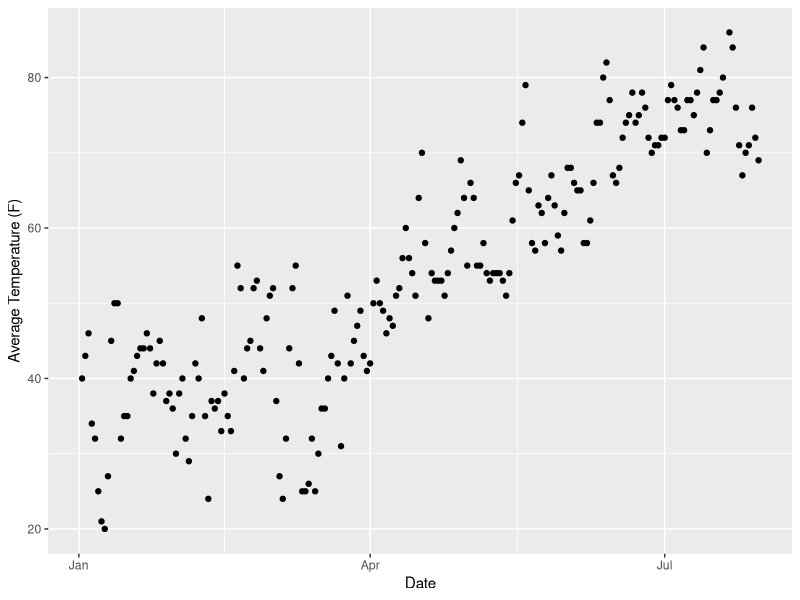
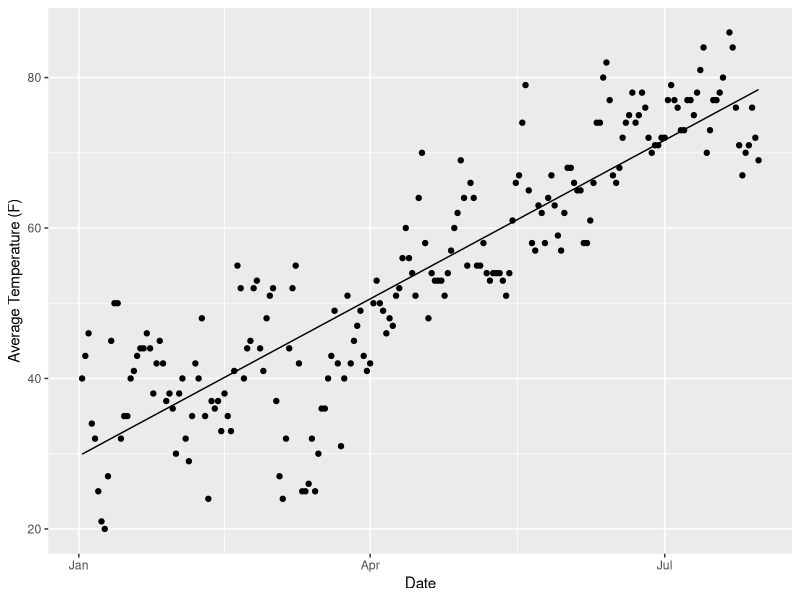
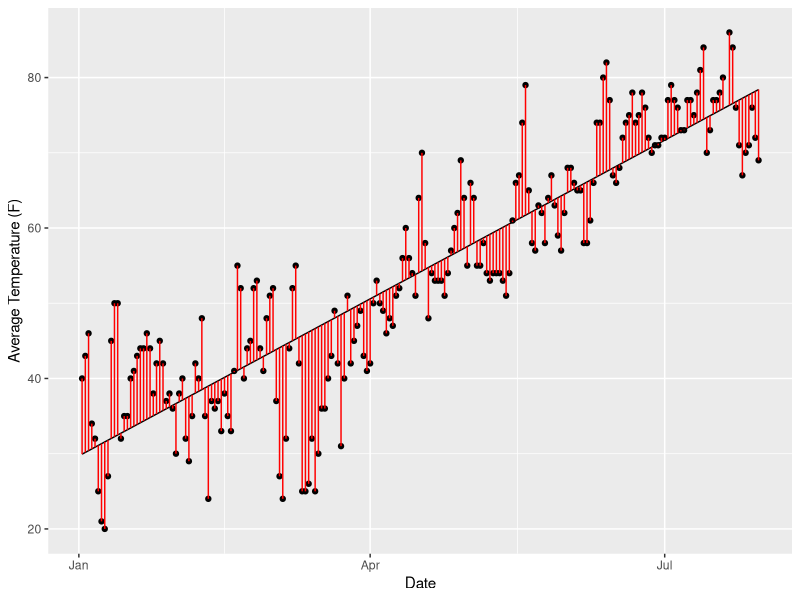
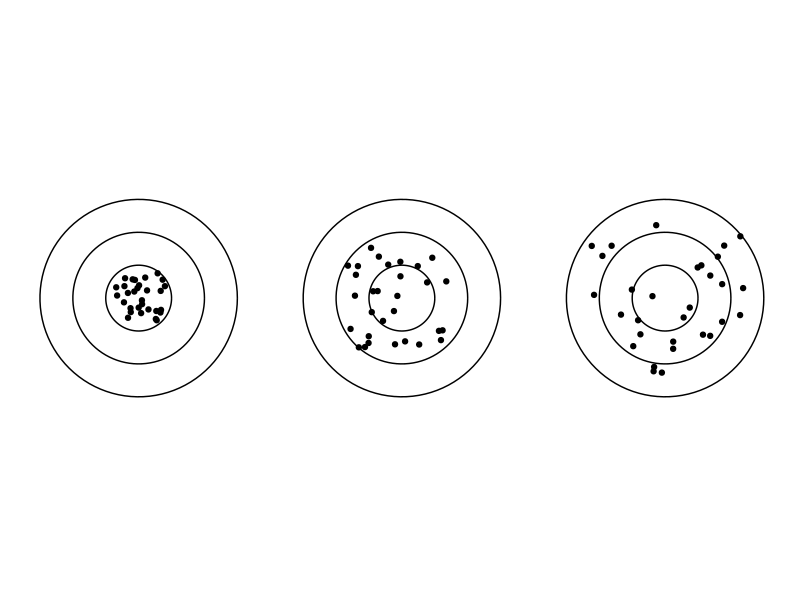
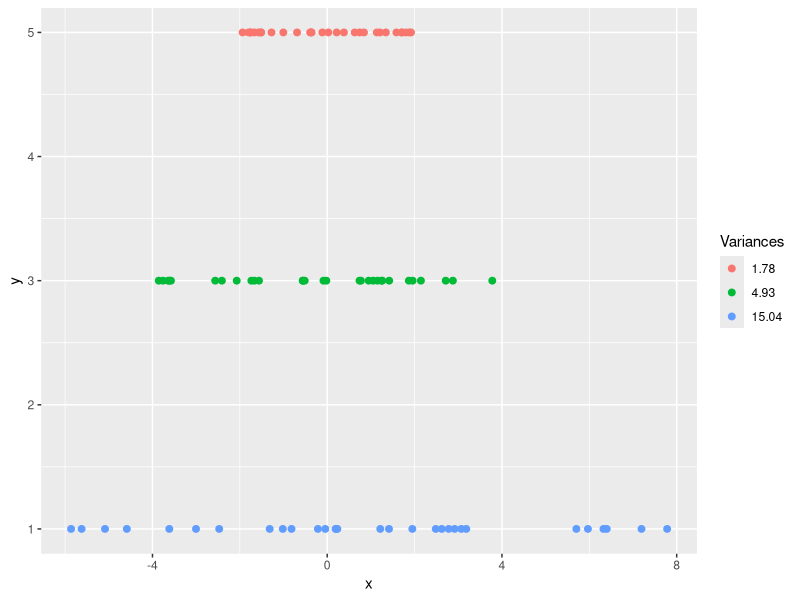
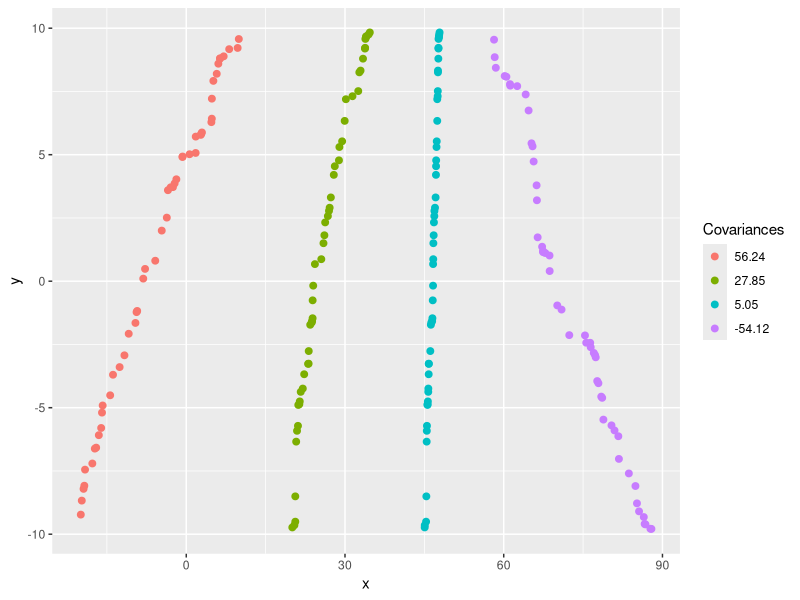
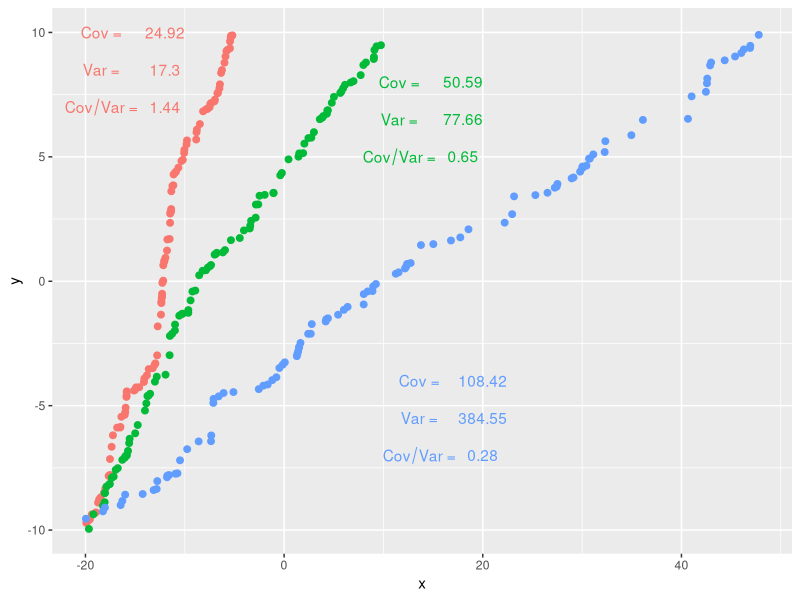

The R source for these figures, in order:
## ---- chunk 1
knitr::opts_chunk$set(warning=FALSE, message=FALSE)
library(tidyverse)
library(lubridate)
BlnkGrph = theme(axis.line=element_blank(), axis.text.x=element_blank(), axis.text.y=element_blank(), axis.ticks=element_blank(), axis.title.x=element_blank(),
                 axis.title.y=element_blank(), legend.position="none", panel.background=element_blank(), panel.border=element_blank(), panel.grid.major=element_blank(),
                 panel.grid.minor=element_blank(), plot.background=element_blank(),plot.margin=grid::unit(c(0,0,0,0), "mm"))
## ---- chunk 2
temp <- read_csv("./data/jfk_tmp.csv")
temp <- temp %>% mutate(DATE=ymd(DATE)) %>% filter(DATE > '2017-01-01')
temp %>% ggplot(aes(DATE,TAVG)) + geom_point() + labs(x="Date", y="Average Temperature (F)")
## ---- chunk 3
fit <- lm(TAVG~DATE,data=temp)
temp <- temp %>% mutate(tfit = predict(fit,data.frame(DATE=temp$DATE)))
temp %>% ggplot(aes(DATE,TAVG)) + geom_point() + geom_line(aes(DATE,tfit)) + labs(x="Date", y="Average Temperature (F)")
## ---- chunk 4
temp %>% ggplot(aes(DATE,TAVG)) + geom_point() + geom_line(aes(DATE,tfit)) + geom_segment(aes(x=DATE,xend=DATE,y=TAVG,yend=tfit), color='red') + labs(x="Date", y="Average Temperature (F)")
## ---- chunk 5
circleFun <- function(center = c(0,0),diameter = 1, npoints = 100){
    r = diameter / 2
    tt <- seq(0,2*pi,length.out = npoints)
    xx <- center[1] + r * cos(tt)
    yy <- center[2] + r * sin(tt)
    return(data.frame(x = xx, y = yy))
}
dat1_1 <- circleFun(c(0,0),0.5,npoints = 100)
dat1_2 <- circleFun(c(0,0),1,npoints = 100)
dat1_3 <- circleFun(c(0,0),1.5,npoints = 100)
dat2_1 <- circleFun(c(2,0),0.5,npoints = 100)
dat2_2 <- circleFun(c(2,0),1,npoints = 100)
dat2_3 <- circleFun(c(2,0),1.5,npoints = 100)
dat3_1 <- circleFun(c(4,0),0.5,npoints = 100)
dat3_2 <- circleFun(c(4,0),1,npoints = 100)
dat3_3 <- circleFun(c(4,0),1.5,npoints = 100)
var_pt <- tibble(x1=runif(30,-0.2,0.2),y1=runif(30,-0.2,0.2),
                 x2=runif(30,1.55,2.35),y2=runif(30,-0.4,0.4),
                 x3=runif(30,3.4,4.6),y3=runif(30,-0.57,0.57))
circ1 <- tibble(x1=dat1_1$x,y1=dat1_1$y,x2=dat1_2$x,y2=dat1_2$y,x3=dat1_3$x,y3=dat1_3$y,
                x4=dat2_1$x,y4=dat2_1$y,x5=dat2_2$x,y5=dat2_2$y,x6=dat2_3$x,y6=dat2_3$y,
                x7=dat3_1$x,y7=dat3_1$y,x8=dat3_2$x,y8=dat3_2$y,x9=dat3_3$x,y9=dat3_3$y)
#geom_path will do open circles, geom_polygon will do filled circles
ggplot(circ1) + geom_path(aes(x1,y1)) + 
  geom_path(aes(x2,y2)) +
  geom_path(aes(x3,y3)) +
  geom_path(aes(x4,y4)) + 
  geom_path(aes(x5,y5)) +
  geom_path(aes(x6,y6)) +
  geom_path(aes(x7,y7)) + 
  geom_path(aes(x8,y8)) +
  geom_path(aes(x9,y9)) +
  geom_point(data=var_pt,aes(x1,y1)) + 
  geom_point(data=var_pt,aes(x2,y2)) + 
  geom_point(data=var_pt,aes(x3,y3)) + 
  BlnkGrph + coord_fixed()
  
## ---- chunk 6
# var_1d <- tibble(x1=runif(30,-1,1),x2=runif(30,-2,2),x3=runif(30,-3,3),
#        y1=rep(1,30),y2=rep(3,30),y3=rep(5,30))
ct=30
x1 <- runif(ct,-2,2)
x2 <- runif(ct,-4,4)
x3 <- runif(ct,-8,8)
var_1d <- tibble(x=c(x1,x2,x3),
                 y=c(rep(5,ct),rep(3,ct),rep(1,ct)),
                 Variances=c(rep("x1",ct),rep("x2",ct),rep("x3",ct)))
ggplot(var_1d) + geom_point(aes(x,y,color=Variances),size=2) +
  scale_color_discrete(labels=c(round(var(x1),2),round(var(x2),2),round(var(x3),2)))
## ---- chunk 7
# var_1d <- tibble(x1=runif(30,-1,1),x2=runif(30,-2,2),x3=runif(30,-3,3),
#        y1=rep(1,30),y2=rep(3,30),y3=rep(5,30))
ct=50

x1 <- sort(runif(ct,-20,10))
x2 <- sort(runif(ct,20,35))
x3 <- sort(runif(ct,45,48))
x4 <- sort(runif(ct,58,89),decreasing = TRUE)
y1 <- sort(runif(ct,-10,10))
y2 <- sort(runif(ct,-10,10))
y3 <- sort(runif(ct,-10,10))
y4 <- sort(runif(ct,-10,10))
var_2d <- tibble(x=c(x1,x2,x3,x4),
                 y=c(y1,y2,y2,y4),
                 Covariances=c(rep("x1y1",ct),rep("x2y2",ct),rep("x3y3",ct),rep("x4y4",ct)))
ggplot(var_2d) + geom_point(aes(x,y,color=Covariances),size=2) +
  scale_color_discrete(labels=c(round(cov(x1,y1),2),round(cov(x2,y2),2),round(cov(x3,y3),2),round(cov(x4,y4),2)))
## ---- chunk 8

gg_color_hue <- function(n) {
  hues = seq(15, 375, length = n + 1)
  hcl(h = hues, l = 65, c = 100)[1:n]
}
n = 3
cols = gg_color_hue(n)
ct=100

x1 <- sort(runif(ct,-20,-5))
y1 <- sort(runif(ct,-10,10))
x2 <- sort(runif(ct,-20,10))
y2 <- sort(runif(ct,-10,10))
x3 <- sort(runif(ct,-20,50))
y3 <- sort(runif(ct,-10,10))
var_2d <- tibble(x=c(x1,x2,x3),
                 y=c(y1,y2,y3),
                 Covariances=c(rep("x1y1",ct),rep("x2y2",ct),rep("x3y3",ct)))
ggplot(var_2d) + geom_point(aes(x,y,color=Covariances),size=2) +
  theme(legend.position="none") +
  # scale_color_discrete(labels=c(round(cov(x1,y1),2),round(cov(x2,y2),2))) +
  annotate("text", x = c(-18,-12), y = c(10,10), label =  c("paste(Cov, \" =  \")" , round(cov(x1,y1),2)), parse = TRUE ,color=cols[1]) +
  annotate("text", x = c(-18,-12), y = c(8.5,8.5), label =  c("paste(Var, \" =  \")" , round(var(x1),2)), parse = TRUE ,color=cols[1]) +
  annotate("text", x = c(-18,-12), y = c(7,7), label =  c("paste(Cov/Var, \" =  \")" , round(cov(x1,y1)/var(x1),2)), parse = TRUE ,color=cols[1]) +
  annotate("text", x = c(12,18), y = c(8,8), label =  c("paste(Cov, \" =  \")" , round(cov(x2,y2),2)), parse = TRUE ,color=cols[2]) +
  annotate("text", x = c(12,18), y = c(6.5,6.5), label =  c("paste(Var, \" =  \")" , round(var(x2),2)), parse = TRUE ,color=cols[2]) +
  annotate("text", x = c(12,18), y = c(5,5), label =  c("paste(Cov/Var, \" =  \")" , round(cov(x2,y2)/var(x2),2)), parse = TRUE ,color=cols[2]) +
  annotate("text", x = c(14,20), y = c(-4,-4), label =  c("paste(Cov, \" =  \")" , round(cov(x3,y3),2)), parse = TRUE ,color=cols[3]) +
  annotate("text", x = c(14,20), y = c(-5.5,-5.5), label =  c("paste(Var, \" =  \")" , round(var(x3),2)), parse = TRUE ,color=cols[3]) +
  annotate("text", x = c(14,20), y = c(-7,-7), label =  c("paste(Cov/Var, \" =  \")" , round(cov(x3,y3)/var(x3),2)), parse = TRUE ,color=cols[3]) 
